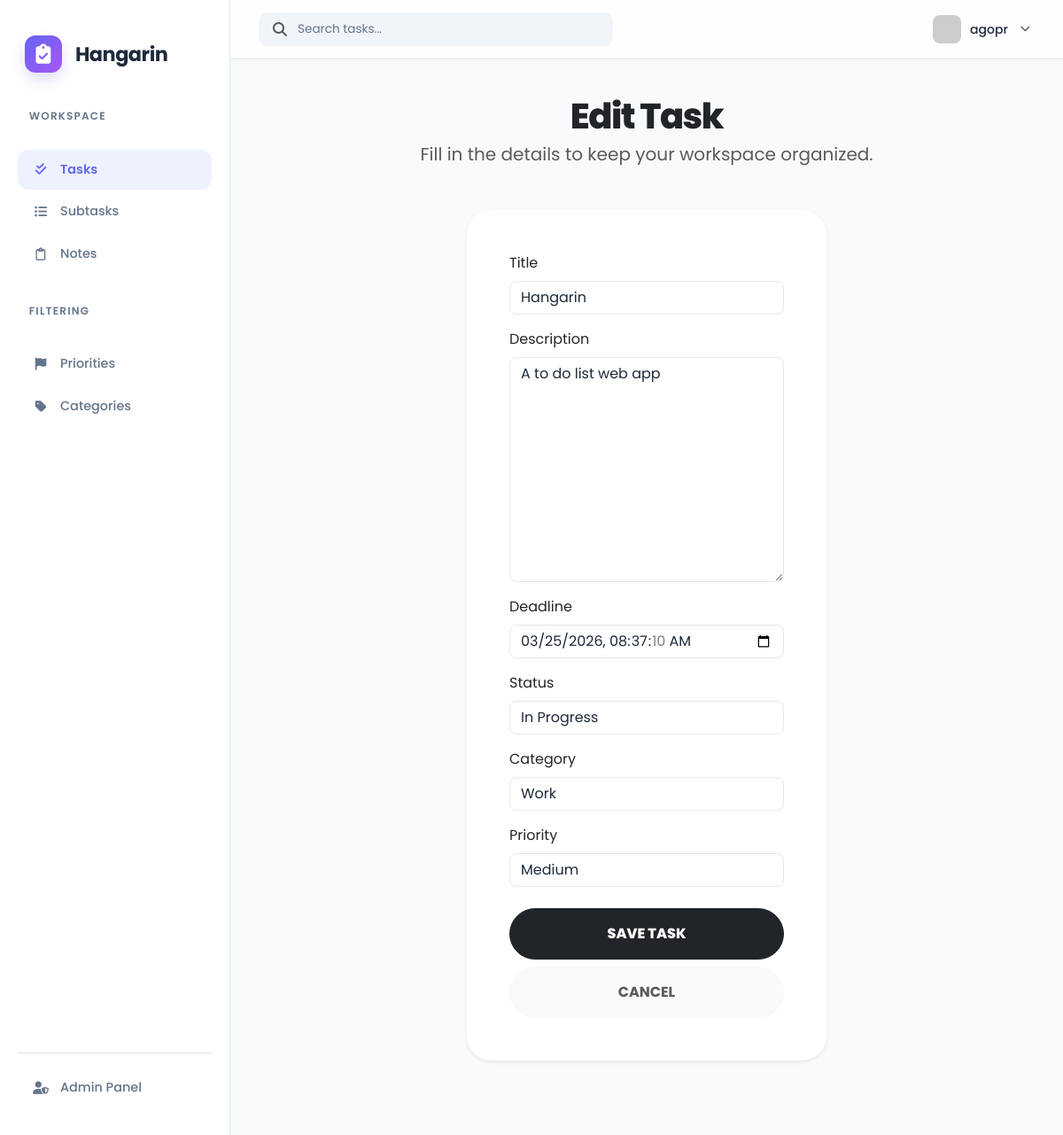
The app's page /task_list/11/ (signed in) with its own data.
### hangarinapp/models.py (models this page shows, shortened)
class BaseModel(models.Model):
    created_at = models.DateTimeField(auto_now_add=True)
    updated_at = models.DateTimeField(auto_now=True)
    class Meta:
        abstract = True

class Task(BaseModel):
    title = models.CharField(max_length=200)
    description = models.TextField()
    deadline = models.DateTimeField(default=timezone.now)
    status = models.CharField(max_length=50, choices=STATUS_CHOICES, default="Pending")
    category = models.ForeignKey(Category, on_delete=models.CASCADE)
    priority = models.ForeignKey(Priority, on_delete=models.CASCADE)

### hangarinapp/views.py (the view)
# urls.py: path('task_list/<pk>/', views.TaskUpdateView.as_view(), name='task-update'),
class TaskUpdateView(LoginRequiredMixin, UpdateView):
    model = Task
    form_class = TaskForm
    template_name = 'task_form.html'
    success_url = reverse_lazy('task-list')
    login_url = '/accounts/login/'

### hangarinapp/forms.py
class TaskForm(ModelForm):
    class Meta:
        model = Task
        fields = "__all__"
        widgets = {
            'deadline': forms.DateTimeInput(
                attrs={'type': 'datetime-local', 'class': 'form-control'}
            ),
        }

### hangarinapp/models.py (called while the page is built)
    def __str__(self):
        return self.name

    def __str__(self):
        return self.name

### templates/task_form.html (shortened to what this page needs)
{% extends 'base.html' %}
{% load static %}
{% block content %}
<div class="container pb-5">
    <div class="text-center mb-5">
        <h1 class="text-dark mb-1" style="font-weight: 800; font-size: 2.5rem; letter-spacing: -1.5px;">
            {% if object %}Edit Task{% else %}Create Task{% endif %}
        </h1>
        <p class="text-muted fs-5">Fill in the details to keep your workspace organized.</p>
    </div>
    <div class="row justify-content-center">
        <div class="col-lg-6 col-md-8">
            <div class="card border-0 shadow-sm p-4 p-md-5" style="border-radius: 28px; background-color: #fff;">
                <form method="post" novalidate>
                    <div class="mb-4">
                        {% include 'includes/form.html' %}
                    </div>
                    <div class="d-grid gap-2 mt-4">
                        <button type="submit" class="btn btn-dark rounded-pill py-3" style="font-weight: 800;">
                            SAVE TASK
                        </button>
                        <a href="{% url 'task-list' %}" class="btn btn-light rounded-pill py-3 text-muted" style="font-weight: 700; background-color: #f8fafc;">
                            CANCEL
                        </a>
                    </div>
                </form>
            </div>
        </div>
    </div>
</div>
{% endblock %}

### templates/base.html (shortened to what this page needs)
{% load static %}
{% load pwa %}
<!DOCTYPE html>
<html lang="en">
<head>
    <link href="https://cdn.jsdelivr.net/npm/bootstrap@5.3.0/dist/css/bootstrap.min.css" rel="stylesheet">
    <link rel="stylesheet" href="https://cdnjs.cloudflare.com/ajax/libs/font-awesome/6.5.0/css/all.min.css">
</head>
<body>
<div class="app-layout">
    <aside class="sidebar-wrapper">
    <a href="/" class="brand-box text-decoration-none">
        <div class="brand-logo">
            <i class="fas fa-clipboard-check"></i>
        </div>
        <div class="brand-text">
            <h1 class="brand-name mb-0">Hangarin</h1>
        </div>
    </a>
    <nav class="flex-grow-1">
        <div class="nav-group">
            <p class="nav-label">Workspace</p>
            <a href="{% url 'task-list' %}" class="sidebar-link {% if 'task' in request.path %}active{% endif %}">
                <i class="fas fa-check-double"></i>
                <span>Tasks</span>
            </a>
            <a href="{% url 'subtask-list' %}" class="sidebar-link {% if 'subtask' in request.path %}active{% endif %}">
                <i class="fas fa-list-ul"></i>
                <span>Subtasks</span>
            </a>
            <a href="{% url 'note-list' %}" class="sidebar-link {% if 'note' in request.path %}active{% endif %}">
                <i class="far fa-clipboard"></i>
                <span>Notes</span>
            </a>
        </div>
        <div class="nav-group">
            <p class="nav-label">Filtering</p>
            <a href="{% url 'priority-list' %}" class="sidebar-link">
                <i class="fas fa-flag"></i>
                <span>Priorities</span>
            </a>
            <a href="{% url 'category-list' %}"class="sidebar-link">
                <i class="fas fa-tag"></i>
                <span>Categories</span>
            </a>
        </div>
    </nav>
    <div class="system-nav mt-auto border-top pt-3">
        <a href="/admin/" class="sidebar-link">
            <i class="fas fa-user-shield"></i>
            <span>Admin Panel</span>
        </a>
    </div>
</aside>
    <main class="main-viewport">
        <header class="glass-header">
            <div class="search-bar">
                <i class="fas fa-search text-muted"></i>
                <input type="text" id="mainSearch" placeholder="Search tasks...">
            </div>
            <div class="dropdown">
                <div class="profile-trigger" data-bs-toggle="dropdown">
                    <img src="https://ui-avatars.com/api/?name={{ user.username|default:'User' }}&background=6366f1&color=fff&bold=true" class="avatar">
                    <span class="d-none d-lg-inline fw-medium small">{{ user.username|default:"Guest" }}</span>
                    <i class="fas fa-chevron-down small text-muted ms-1" style="font-size: 0.7rem;"></i>
                </div>
            </div>
        </header>
        <div class="content-container" id="searchableArea">
            {% block content %}
            {% endblock %}
        </div>
    </main>
</div>
</body>
</html>

### templates/includes/form.html (shortened to what this page needs)
{% load widget_tweaks %}
{% for field in form %}
<div class="field item form-group mb-3">
    <label class="form-label">{{ field.label }}</label>
    {% render_field field class="form-control" %}
</div>
{% endfor %}

### templates/base.html (style rules this page uses)
:root { --bg-body: #f8fafc; --sidebar-bg: #ffffff; --accent-primary: #6366f1; --accent-hover: #4f46e5; --text-main: #1e293b; --text-muted: #64748b; --sidebar-width: 260px; --card-shadow: 0 4px 12px rgba(0, 0, 0, 0.03); --border-color: #e2e8f0; }
body { background-color: var(--bg-body); color: var(--text-main); font-family: 'Poppins', sans-serif; min-height: 100vh; margin: 0; overflow-x: hidden; }
.sidebar-wrapper { position: fixed; top: 0; left: 0; bottom: 0; width: var(--sidebar-width); background: var(--sidebar-bg); border-right: 1px solid var(--border-color); display: flex; flex-direction: column; padding: 2rem 1.25rem; z-index: 1050; transition: all 0.3s ease; }
.brand-box { display: flex; align-items: center; gap: 15px; padding: 0.5rem 0.5rem 2.5rem; }
.brand-logo { width: 42px; height: 42px; background: linear-gradient(135deg, #6366f1 0%, #a855f7 100%); border-radius: 12px; display: flex; align-items: center; justify-content: center; color: white !important; font-size: 1.4rem; box-shadow: 0 8px 15px rgba(99, 102, 241, 0.2); flex-shrink: 0; }
.brand-name { font-weight: 700; font-size: 1.4rem; color: #1e293b !important; line-height: 1; letter-spacing: -0.5px; }
.brand-text { display: flex; flex-direction: column; }
.nav-group { margin-bottom: 2rem; }
.nav-label { font-size: 0.75rem; text-transform: uppercase; letter-spacing: 0.1em; color: var(--text-muted) !important; padding: 0 0.8rem 0.8rem; font-weight: 600; }
.sidebar-link { display: flex; align-items: center; gap: 12px; padding: 0.75rem 1rem; color: var(--text-muted) !important; text-decoration: none; border-radius: 12px; font-weight: 500; font-size: 0.9rem; transition: all 0.2s ease; margin-bottom: 2px; }
.sidebar-link i { width: 20px; text-align: center; }
.sidebar-link.active { background: #eef2ff; color: var(--accent-primary) !important; font-weight: 600; }
.main-viewport { margin-left: var(--sidebar-width); padding: 0; min-height: 100vh; }
.glass-header { background: rgba(255, 255, 255, 0.8); backdrop-filter: blur(10px); border-bottom: 1px solid var(--border-color); padding: 0.75rem 2rem; display: flex; align-items: center; justify-content: space-between; position: sticky; top: 0; z-index: 1000; }
.search-bar { background: #f1f5f9; border-radius: 10px; padding: 0.5rem 1rem; display: flex; align-items: center; gap: 10px; width: 100%; max-width: 400px; }
.search-bar input { background: transparent !important; border: none !important; color: var(--text-main) !important; width: 100%; outline: none; font-size: 0.85rem; }
.search-bar input::placeholder { color: var(--text-muted); }
.profile-trigger { display: flex; align-items: center; gap: 10px; cursor: pointer; padding: 5px; border-radius: 10px; transition: background 0.2s; }
.avatar { width: 32px; height: 32px; border-radius: 8px; object-fit: cover; }
.content-container { padding: 2.5rem; animation: fadeIn 0.4s ease-out; }
input, select, textarea, .form-control { color: var(--text-main) !important; background-color: #ffffff !important; border: 1px solid var(--border-color) !important; border-radius: 8px !important; }

### records on screen
Task: title "Hangarin" "A to do list web app" "03/25/2026 08:37:10" "In Progress" "Work" "Medium"

### other values on screen
{{ user.username|default:"Guest" }} "agopr"
{{ field.label }} "Title" "Description" "Deadline" "Status" "Category" "Priority"
